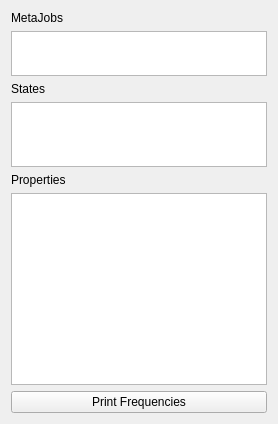
          <widget class="QWidget" name="tab_6">
           <attribute name="title">
            <string>Freq</string>
           </attribute>
           <layout class="QVBoxLayout" name="verticalLayout_14">
            <item>
             <widget class="QLabel" name="label_18">
              <property name="text">
               <string>MetaJobs</string>
              </property>
             </widget>
            </item>
            <item>
             <widget class="QListWidget" name="select_freq_metajobs">
              <property name="maximumSize">
               <size>
                <width>16777215</width>
                <height>45</height>
               </size>
              </property>
              <property name="selectionMode">
               <enum>QAbstractItemView::ExtendedSelection</enum>
              </property>
             </widget>
            </item>
            <item>
             <widget class="QLabel" name="label_19">
              <property name="text">
               <string>States</string>
              </property>
             </widget>
            </item>
            <item>
             <widget class="QListWidget" name="select_freq_states">
              <property name="maximumSize">
               <size>
                <width>16777215</width>
                <height>65</height>
               </size>
              </property>
              <property name="selectionMode">
               <enum>QAbstractItemView::ExtendedSelection</enum>
              </property>
             </widget>
            </item>
            <item>
             <widget class="QLabel" name="label_17">
              <property name="text">
               <string>Properties</string>
              </property>
             </widget>
            </item>
            <item>
             <widget class="QListWidget" name="select_freq_properties">
              <property name="maximumSize">
               <size>
                <width>16777215</width>
                <height>16777215</height>
               </size>
              </property>
              <property name="selectionMode">
               <enum>QAbstractItemView::ExtendedSelection</enum>
              </property>
             </widget>
            </item>
            <item>
             <widget class="QPushButton" name="select_freq_button">
              <property name="minimumSize">
               <size>
                <width>190</width>
                <height>0</height>
               </size>
              </property>
              <property name="maximumSize">
               <size>
                <width>16777215</width>
                <height>16777215</height>
               </size>
              </property>
              <property name="text">
               <string>Print Frequencies</string>
              </property>
             </widget>
            </item>
           </layout>
          </widget>
